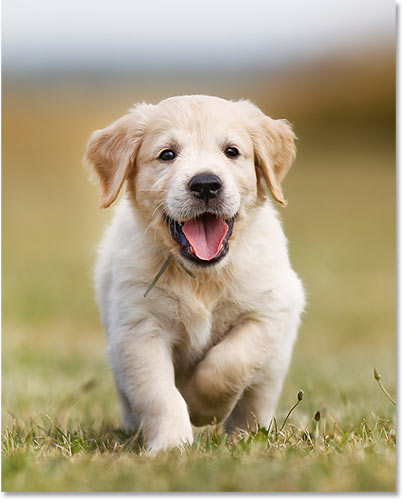
#> input picture dog.jpeg, 406 x 503 px
$ python r2b.py
#> lines starting #> are read from the running program, lines starting #| are printed output that depends on the picture; after the words box and inside, x2 and y2 are one past the last pixel; in counts of white or black regions, pixels touching at a corner belong together
import cv2

img1=cv2.imread('dog.jpeg', 1)
#> img1 is the input picture: shape (503, 406, 3); mean B, G, R 133.8, 164, 176.7

img = cv2.resize(img1, (20, 20), interpolation=cv2.INTER_AREA)
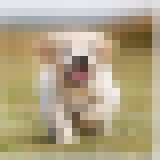
#> img: shape (20, 20, 3) (shown 8 times larger); mean B, G, R 133.8, 164, 176.7

cv2.imwrite("rs_dog.jpeg", img)

gray_img=cv2.cvtColor(img1,cv2.COLOR_BGR2GRAY)
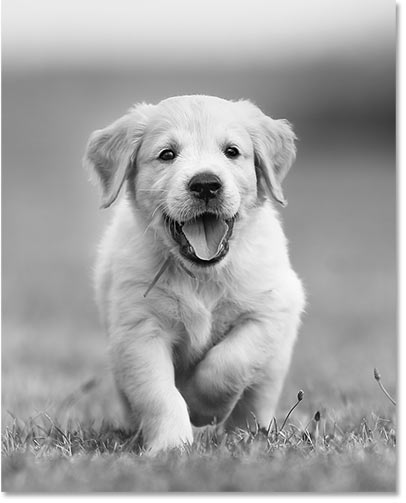
#> gray_img: shape (503, 406); min 0, max 255, mean 164.4
cv2.imwrite("gray_dog.jpeg", gray_img)

gray_img=cv2.cvtColor(img,cv2.COLOR_BGR2GRAY)
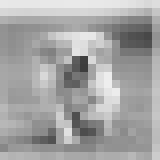
#> gray_img: shape (20, 20) (shown 8 times larger); min 61, max 238, mean 164.4
cv2.imwrite("gray_rs_dog.jpeg", gray_img)

ret, bw = cv2.threshold(gray_img, 160, 255, cv2.THRESH_BINARY)
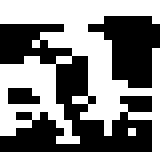
#> bw: shape (20, 20) (shown 8 times larger); 53% white; 3 black regions (1 under 20 px), largest, box (x1, y1, x2, y2) and area: (0, 3, 19, 19) 130, (11, 2, 20, 11) 51
cv2.imwrite("bw_dog.jpeg", bw)

f=open("array.txt",'w')
for s in bw:
	for v in s:
		c = str(v)
		f.write("%5s"%c)
		f.write("    ")
	f.write("\n")
#> this loop made 20 passes

f.close()
cv2.imshow('img', bw)
cv2.waitKey(0)
cv2.destroyAllWindows()
